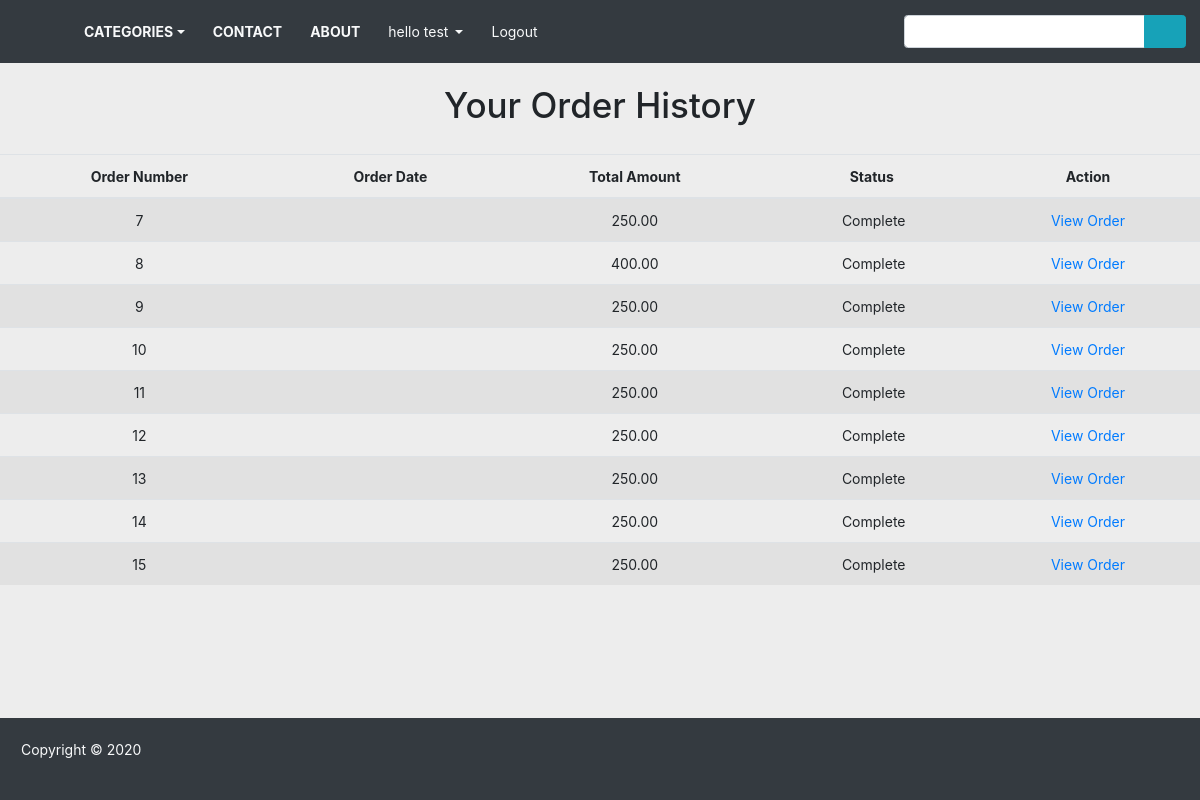
The app's page /account/orders_history/ (signed in) with its own data.
### commerce/models.py (models this page shows, shortened)
class Order(models.Model):
    token = models.CharField(max_length=250, blank=True)
    total = models.DecimalField(
        max_digits=10, decimal_places=2, blank=True, verbose_name="EUR Total")
    created_at = models.DateTimeField(auto_now_add=True)
    emailAddress = models.EmailField(
        max_length=250, blank=True, verbose_name="Email Address")
    billingName = models.CharField(max_length=250, blank=True)
    billingAddress1 = models.CharField(max_length=250, blank=True)
    billingCity = models.CharField(max_length=250, blank=True)
    billingPostcode = models.CharField(max_length=250, blank=True)
    billingCountry = models.CharField(max_length=250, blank=True)
    shippingName = models.CharField(max_length=250, blank=True)
    shippingAddress1 = models.CharField(max_length=250, blank=True)
    shippingCity = models.CharField(max_length=250, blank=True)
    shippingPostcode = models.CharField(max_length=250, blank=True)
    shippingCountry = models.CharField(max_length=250, blank=True)
    class Meta:
        db_table = 'Order'
        ordering = ['created_at']

### commerce/views.py (the view)
# urls.py: path('account/orders_history/', views.orders_history, name="orders_history"),
@login_required(redirect_field_name="next", login_url="signin")
def orders_history(request):
    if request.user.is_authenticated:
        email = request.user.email
        orders = Order.objects.filter(emailAddress=email)
    return render(request, 'orders_history.html', {'orders': orders})

### commerce/context_processors.py (called while the page is built)
def cart_items_counter(request):
    counter = 0
    try:
        cart = _get_cart(request)
        cart_items = CartItem.objects.filter(cart=cart, active=True)
        for item in cart_items:
            counter += item.quantity
    except Cart.DoesNotExist:
        pass
    return {"counter": counter}

def category_links(request):
    categories = Category.objects.all()
    return {"categories": categories}

### commerce/models.py (called while the page is built)
    def url(self):
        return reverse("home_category", args=[self.slug])

### commerce/views.py (called while the page is built)
def _get_cart_session(request):
    cart_session = request.session.session_key or request.session.create()
    return cart_session

def _get_cart(request):
    try:
        cart = Cart.objects.get(cart_session=_get_cart_session(request))
    except Cart.DoesNotExist:
        cart = Cart.objects.create(cart_session=_get_cart_session(request))
        cart.save()
    return cart

### commerce/templates/orders_history.html (shortened to what this page needs)
{% extends 'base.html' %}
{% load static %}
{% block content %}
  <div class="text-center">
    <br>
    <h1 class="text-center product_title">
      Your Order History
    </h1>
    <br>
    {% if orders %}
      <table class="table table-striped">
        <thead>
          <tr>
            <th>Order Number</th>
            <th>Order Date</th>
            <th>Total Amount</th>
            <th>Status</th>
            <th>Action</th>
          </tr>
        </thead>
        <tbody>
          {% for order in orders %}
            <tr>
              <td>{{ order.id }}</td>
              <td>{{ order.created|date:"d M Y" }}</td>
              <td>{{ order.total }}</td>
              <td>&nbsp;Complete</td>
              <td><a href="{% url 'order_detail' order.id %}">View Order</a></td>
            </tr>
          {% endfor %}
        </tbody>
      </table>
    {% else %}
      <p>You have not placed any orders yet.
        <br><br>
        <a href="{% url 'home' %}" class="btn btn-secondary">Continue shopping</a>
      </p>
    {% endif %}
  </div>
  <br><br>
{% endblock %}

### commerce/templates/navbar.html (shortened to what this page needs)
<nav class="navbar navbar-expand-sm bg-dark">
        <div id="navbarToggler" class="collapse navbar-collapse justify-content-between">
            <ul class="navbar-nav">
                <li class="nav-item dropdown">
                    <a data-toggle="dropdown" class="d-flex align-items-center nav-link text-light text-uppercase font-weight-bold p-3 dropdown-toggle" >Categories</a>
                </li>
                <li class="nav-item"><a class="d-flex align-items-center nav-link text-light text-uppercase font-weight-bold p-3" href="{% url 'contact' %}">Contact</a></li>
                <li class="nav-item"><a class="d-flex align-items-center nav-link text-light text-uppercase font-weight-bold p-3" href="{% url 'about' %}">About</a></li>
                {% if request.user.is_authenticated and request.user.first_name%}
                <li class="nav-item dropdown">
                    <a data-toggle="dropdown" class="d-flex align-items-center nav-link text-light p-3 dropdown-toggle" href="">
                         hello {{request.user.first_name}}
                    </a>
                </li>
                <li class="nav-item">
                    <a class="d-flex align-items-center nav-link text-light p-3" href="{% url 'signout' %}">
                        Logout
                    </a>
                </li>
                {% endif %}
            </ul>
            <form action="{% url 'search' %}" class="form-inline">
                <div class="input-group">
                    <input class="form-control ml-3" type="text" name="query" id="">
                    <div class="input-group-append">
                        <button class="btn btn-info" style="padding:0;width:3em"></button>
                    </div>
                </div>
            </form>
        </div>
</nav>

### commerce/static/css/main.css (style rules this page uses)
html { font-size: calc(8px + 0.5vw); }
body { background-color: #ededed; position: relative; min-height: 100vh; }
.nav-item a { height: 100%; }

### records on screen
Order: id "7", total "250.00"
Order: id "8", total "400.00"
Order: id "9", total "250.00"
Order: id "10", total "250.00"
Order: id "11", total "250.00"
Order: id "12", total "250.00"
Order: id "13", total "250.00"
Order: id "14", total "250.00"
Order: id "15", total "250.00"

### other values on screen
{{ request.user.first_name }} "test"
